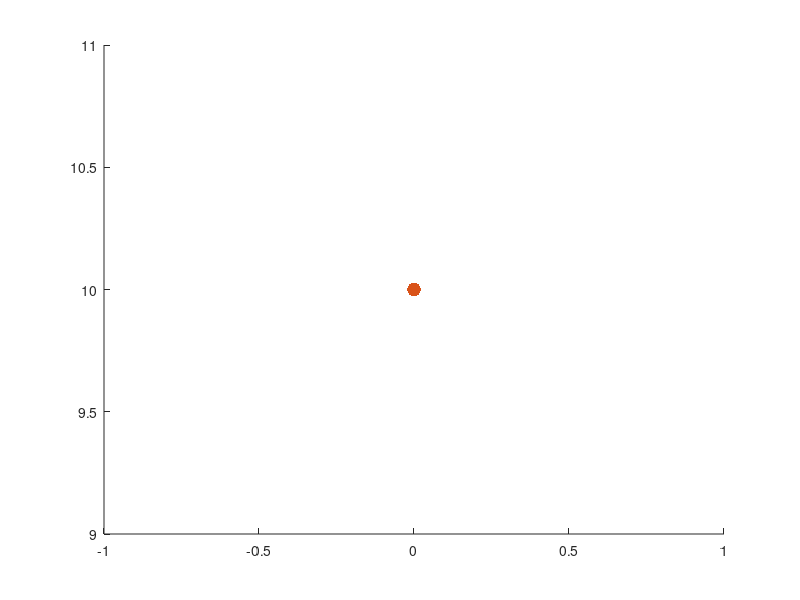

Here is the MATLAB script that generated this plot: (Note: this script raises an error after producing the figure.)
%% DESCRIPTION
% this version is improved from final
% this follows the following logic
% > 135: back rotate, to 180 then back to goal angle
% < 135: forward rotate, to 90, to goal angle


% this version compenstae the error by adding offset to the rotate_start_pose
% we have basic movements from very beginning, which automatically selects 
% the slide with the least movement and
% shorted travel distance

% the slide part is simplified in "trajectoryV3"
% this is where everything is described using three-slides model
% and it automatically finds the least movement and shorted travel distance

% if we want to improve this so that it always try to find the solution
% where last move is move towards the centre, which could give us the
% desired pose regardless the friction status, look at "trajectoryV6".
% However, a problem might be
% that the last slide might be too small to fully remove the offset
% and this might be solved using the feature from this version where offset
% is fully removed through mathematical model



% start_pose is 2x1 array
% goal_pose is 3x1 array
start_pose = [0, 10];
goal_pose = [0, 10, 180];

motor_angle_trajectory = [];

goal_angle = goal_pose(3); 
if goal_angle > 180 && goal_angle <= 360
    goal_angle = goal_angle - 360; % rotate anticlockwise
elseif goal_angle > 360
    disp("Invalid angle input. Enter an angle that's within [-180, 360]")
end
goal_pose = [goal_pose(1:2), deg2rad(goal_angle-45)];


%% Parameters (unit: cm, degree)

% pad width, assume together for now
pad_thick = 0;
    
% object infor
L = 3.25; % square side length
square_diagonal = L * sqrt(2);

% finger width
W = 4; % finger_width = finger_width + 2 * rubber_width
FL = 20; % finger_length
W_high_friction = 2;

% base seperation
d = L+W; % base_seperate
base_left = [-d/2, 0];
base_right = [d/2, 0];
base_d = base_right(1) - base_left(1);

alpha1_LIMIT = deg2rad([20 160]); % NEED to find more reasonable figure
alpha2_LIMIT = deg2rad([20 160]);

low_fric = 0;
high_fric = 1;


% Plot start and end point
figure
scatter(start_pose(1), start_pose(2), 100, 'filled');
hold on;
scatter(goal_pose(1), goal_pose(2), 100, 'filled');
hold on;
   

%% Check if rotation needed
disp("Rotation Check")
fprintf("Rotate %d degree.\n",goal_angle)

rotate_small = mod(abs(goal_angle),90);
rotate_90 = (abs(goal_angle)-rotate_small)/90;

back2Mid_from_left = [0,pi/2,low_fric,high_fric];
back2Mid_from_right = [pi/2,0,high_fric,low_fric];


%% rotation between 90 to 180 or -90 to -180
if rotate_90 >= 1 && rotate_small > 0

    if goal_angle > 0 % Rotate from right to left
        disp("Rotate twice, clockwise")
        disp("Motor angle trajectory: ")
        
        if goal_angle > 135
            % rotate 90 clockwise, from R2L
            rotate1_start_pos = [start_pose(1:2),deg2rad(-90-45)];
            [motor_angle1, centre1] = get_L2R_Rotate_StartPos(square_diagonal, rotate1_start_pos, d, W, L, base_left, base_right, 0);
            % back to mid from right, get end pos
            rotate2_start_pos = [start_pose(1),start_pose(2)-L,deg2rad(-90-45)];
            % rotate 90 clockwise, from R2L
            [motor_angle2, centre2] = get_L2R_Rotate_StartPos(square_diagonal, rotate2_start_pos, d, W, L, base_left, base_right, 0);
            % back rotate
            goal_pos = [goal_pose(1:2),deg2rad(goal_angle-180-45)]; % rotate 90 clockwise, from L2R
            [motor_angle3, centre3] = get_L2R_Rotate_StartPos(square_diagonal, goal_pos, d, W, L, base_left, base_right, 1);
            % slide
            motor_angles = get_alpha_for_slide(centre3, centre2, base_left, base_right, base_d, FL, W_high_friction, L);


            motor_angle_trajectory = [motor_angle1(1,2),0,high_fric,high_fric; % rotate 90
                                    back2Mid_from_left; % back to mid
                                    motor_angle2(1,2),0,high_fric,high_fric; % rotate 90
                                    motor_angles; % slide
                                    motor_angle3(1,2),0,high_fric,low_fric; % slide
                                    0, motor_angle3(2,1),high_fric,high_fric % rotate goal-180
                                    ];
            disp(rad2deg(motor_angle_trajectory));

        elseif goal_angle <= 135
            
            rotate1_start_pos = [start_pose(1:2),deg2rad(-90-45)]; % rotate 90 anticlockwise, from R2L
            [motor_angle1, centre1] = get_L2R_Rotate_StartPos(square_diagonal, rotate1_start_pos, d, W, L, base_left, base_right, 0);
            goal_pos = [goal_pose(1:2),deg2rad(goal_angle-90-45)]; % rotate 90 clockwise, from L2R
            [motor_angle2, centre2] = get_R2L_Rotate_StartPos(square_diagonal, goal_pos, d, W, L, base_left, base_right, 1);
            motor_angles = get_alpha_for_slide(centre2, centre1, base_left, base_right, base_d, FL, W_high_friction, L);

            motor_angle_trajectory = [motor_angle1(1,2),0,high_fric,high_fric
                                    motor_angles;
                                    0,motor_angle2(1,1),low_fric,high_fric;
                                    motor_angle2(2,2),0,high_fric,high_fric
                                    ];
            disp(rad2deg(motor_angle_trajectory));

        end

    elseif goal_angle < 0
        disp("Rotate twice, anticlockwise")
        disp("Motor angle trajectory: ")
        
        if goal_angle < -135
            
            % rotate 90 anticlockwise, from R2L
            rotate1_start_pos = [start_pose(1:2),deg2rad(90-45)];
            [motor_angle1, centre1] = get_R2L_Rotate_StartPos(square_diagonal, rotate1_start_pos, d, W, L, base_left, base_right, 0);
            % back to mid from right, get end pos
            rotate2_start_pos = [start_pose(1),start_pose(2)-L,deg2rad(90-45)];
            % rotate 90 anticlockwise, from R2L
            [motor_angle2, centre2] = get_R2L_Rotate_StartPos(square_diagonal, rotate2_start_pos, d, W, L, base_left, base_right, 0);
            % back rotate
            goal_pos = [goal_pose(1:2),deg2rad(goal_angle+180-45)]; % rotate 90 clockwise, from L2R
            [motor_angle3, centre3] = get_R2L_Rotate_StartPos(square_diagonal, goal_pos, d, W, L, base_left, base_right, 1);
            % slide
            motor_angles = get_alpha_for_slide(centre3, centre2, base_left, base_right, base_d, FL, W_high_friction, L);


            motor_angle_trajectory = [motor_angle1(1,2),0,high_fric,high_fric; % rotate 90
                                    back2Mid_from_right; % back to mid
                                    motor_angle2(1,2),0,high_fric,high_fric; % rotate 90
                                    motor_angles; % slide
                                    motor_angle3(1,2),0,high_fric,low_fric; % slide
                                    0, motor_angle3(2,1),high_fric,high_fric % rotate goal-180
                                    ];
            disp(rad2deg(motor_angle_trajectory));



        elseif goal_angle >= -135

            rotate1_start_pos = [start_pose(1:2),deg2rad(90-45)]; % rotate 90 anticlockwise, from R2L
            [motor_angle1, centre1] = get_R2L_Rotate_StartPos(square_diagonal, rotate1_start_pos, d, W, L, base_left, base_right, 0);
            goal_pos = [goal_pose(1:2),deg2rad(goal_angle+90-45)]; % rotate 90 clockwise, from L2R
            [motor_angle2, centre2] = get_L2R_Rotate_StartPos(square_diagonal, goal_pos, d, W, L, base_left, base_right, 1);
            motor_angles = get_alpha_for_slide(centre2, centre1, base_left, base_right, base_d, FL, W_high_friction, L);
            
            motor_angle_trajectory = [0,motor_angle1(1), high_fric,high_fric;
                                    motor_angles;
                                    motor_angle2(1,2),0,high_fric,low_fric;
                                    0,motor_angle2(2,1),high_fric,high_fric
                                    ];     
            disp(rad2deg(motor_angle_trajectory));
        
        end

    else 
        disp("Error")
    end

%% without rotation or rotation between -90 to 90 && rotate 180
else 

    if goal_angle > 0 && goal_angle <= 90 % 0 to 90
        
        if goal_angle > 45
            
            % rotate 90 clockwise, from R2L
            rotate1_start_pos = [start_pose(1:2),deg2rad(-90-45)];
            [motor_angle1, centre1] = get_L2R_Rotate_StartPos(square_diagonal, rotate1_start_pos, d, W, L, base_left, base_right, 0);
            % back to mid from right, get end pos
            goal_pos = [goal_pose(1:2),deg2rad(goal_angle-90-45)]; % rotate 90 clockwise, from L2R
            [motor_angle2, centre2] = get_L2R_Rotate_StartPos(square_diagonal, goal_pos, d, W, L, base_left, base_right, 1);
            % slide
            motor_angles = get_alpha_for_slide(centre2, centre1, base_left, base_right, base_d, FL, W_high_friction, L);


            motor_angle_trajectory = [motor_angle1(1,2),0,high_fric,high_fric; % rotate 90
                                    motor_angles; % slide
                                    motor_angle2(1,2),0,high_fric,low_fric; % slide
                                    0, motor_angle2(2,1),high_fric,high_fric % rotate goal-180
                                    ];
            disp(rad2deg(motor_angle_trajectory));

        elseif goal_angle <= 45

            plotStartPos(start_pose, L, W, base_left, base_right);
            disp("SSSR, Clockwise Rotation") 
            [motor_angle1, centre1] = get_R2L_Rotate_StartPos(square_diagonal, goal_pose, d, W, L, base_left, base_right, 1);
            goal_pose = [centre1, goal_pose(3)];
            motor_angles = get_alpha_for_slide(goal_pose, start_pose, base_left, base_right, base_d, FL, W_high_friction, L);
    
            motor_angle_trajectory = [motor_angles;
                                    0,motor_angle1(1,1),low_fric,high_fric;
                                    motor_angle1(2,2),0,high_fric,high_fric
                                    ];
        end

        
    elseif goal_angle < 0 && goal_angle >= -90 % 0 to -90
        
        if goal_angle < -45

            % rotate 90 anticlockwise, from R2L
            rotate1_start_pos = [start_pose(1:2),deg2rad(90-45)];
            [motor_angle1, centre1] = get_R2L_Rotate_StartPos(square_diagonal, rotate1_start_pos, d, W, L, base_left, base_right, 0);
            % back rotate
            goal_pos = [goal_pose(1:2),deg2rad(goal_angle+90-45)]; % rotate 90 clockwise, from L2R
            [motor_angle2, centre2] = get_R2L_Rotate_StartPos(square_diagonal, goal_pos, d, W, L, base_left, base_right, 1);
            % slide
            motor_angles = get_alpha_for_slide(centre2, centre1, base_left, base_right, base_d, FL, W_high_friction, L);


            motor_angle_trajectory = [motor_angle1(1,2),0,high_fric,high_fric; % rotate 90
                                    motor_angles; % slide
                                    motor_angle2(1,2),0,high_fric,low_fric; % slide
                                    0, motor_angle2(2,1),high_fric,high_fric % rotate goal-180
                                    ];
            disp(rad2deg(motor_angle_trajectory));


        elseif goal_angle >= -45

            disp("SSSR, Anticlockwise Rotation")
            [motor_angle1, centre1] = get_L2R_Rotate_StartPos(square_diagonal, goal_pose, d, W, L, base_left, base_right, 1);
            goal_pose = [centre1, goal_pose(3)];
            % disp("Rotation Check Complete1")
            motor_angles = get_alpha_for_slide(goal_pose, start_pose, base_left, base_right, base_d, FL, W_high_friction, L);
    
            motor_angle_trajectory = [motor_angles;
                                    motor_angle1(1,2),0,high_fric,low_fric;
                                    0,motor_angle1(2,1),high_fric,high_fric
                                    ];  
            disp(rad2deg(motor_angle_trajectory))

        end

    elseif goal_angle == 0 % no rotation
        
        plotStartPos(start_pose, L, W, base_left, base_right);
        disp("SSS")
        disp("No rotation")
        motor_angles = get_alpha_for_slide(goal_pose, start_pose, base_left, base_right, base_d, FL, W_high_friction, L);
        
        motor_angle_trajectory = motor_angles;%slide motor angle
        disp(rad2deg(motor_angle_trajectory))


    elseif abs(goal_angle) == 180 % rotate 180

        % rotate 90 clockwise, from R2L
        rotate1_start_pos = [start_pose(1:2),deg2rad(-90-45)];
        [motor_angle1, centre1] = get_L2R_Rotate_StartPos(square_diagonal, rotate1_start_pos, d, W, L, base_left, base_right, 0);
        % back to mid from right, get end pos
        rotate2_start_pos = [start_pose(1),start_pose(2)-L,deg2rad(-90-45)];
        % rotate 90 clockwise, from R2L
        [motor_angle2, centre2] = get_L2R_Rotate_StartPos(square_diagonal, rotate2_start_pos, d, W, L, base_left, base_right, 0);
        % back rotate
        goal_pos = [goal_pose(1:2),deg2rad(goal_angle-180-45)]; % rotate 90 clockwise, from L2R
        [motor_angle3, centre3] = get_L2R_Rotate_StartPos(square_diagonal, goal_pos, d, W, L, base_left, base_right, 1);
        % slide
        motor_angles = get_alpha_for_slide(centre3, centre2, base_left, base_right, base_d, FL, W_high_friction, L);


        motor_angle_trajectory = [motor_angle1(1,2),0,high_fric,high_fric; % rotate 90
                                back2Mid_from_left; % back to mid
                                motor_angle2(1,2),0,high_fric,high_fric; % rotate 90
                                motor_angles; % slide
                                motor_angle3(1,2),0,high_fric,low_fric; % slide
                                0, motor_angle3(2,1),high_fric,high_fric % rotate goal-180
                                ];
        disp(rad2deg(motor_angle_trajectory));
        
    else 
        disp("Error")
        
    end

end 

% plotting setting
xlim([-10 10]);      % set x-axis limits
ylim([-5 10]);      % set y-axis limits
axis equal;
grid on;






%% Basic functions
function [] = plotArch (radius, origin, start_angle, end_angle)
    % Generate a set of angles to plot the circle
    theta = linspace(start_angle, end_angle, 100);
    
    % Calculate the x and y coordinates of the circle
    x = origin(1) + radius * cos(theta);
    y = origin(2) + radius * sin(theta);
    
    % Plot the circle
    plot(x, y, 'k', 'LineWidth', 2);
end

function angle = findalpha2(coord, base_right)
    x = coord(1);
    y = coord(2);
    angle = abs(atan( y / (base_right(1) - x) ));
    if x < base_right(1)
        angle = pi - angle; 
    end
end

function angle = findalpha1(coord, base_left)
    x = coord(1);
    y = coord(2);
    angle = atan( y / (base_left(1) - x) );
    if x > base_left(1)
        angle = pi + angle; 
    end
end

function [center, distance_to_base, angle_to_base] = getCentreInfor (square_four_points, base_right, base_left)
    % Define the coordinates of the four vertices of the square
    A = square_four_points(1,:); % Replace x1 and y1 with the x and y coordinates of vertex A
    B = square_four_points(2,:); % Replace x2 and y2 with the x and y coordinates of vertex B
    C = square_four_points(3,:); % Replace x3 and y3 with the x and y coordinates of vertex C
    D = square_four_points(4,:); % Replace x4 and y4 with the x and y coordinates of vertex D
    
    % Compute the midpoint of each pair of opposite vertices
    M_AB = (A + B) / 2;
    M_BC = (B + C) / 2;
    M_CD = (C + D) / 2;
    M_DA = (D + A) / 2;
    
    % Calculate the average of the four center points
    center = (M_AB + M_BC + M_CD + M_DA) / 4;
    
    centre_to_baseR = sqrt((base_right(1)-center(1))^2 + (center(2))^2);
    centre_to_baseL = sqrt((base_left(1)-center(1))^2 + (center(2))^2);

    angle_to_baseR = atan( center(2) / (base_right(1)-center(1)) );
    angle_to_baseL = atan( center(2) / (base_left(1)-center(1)) );

    distance_to_base = [centre_to_baseL; centre_to_baseR];
    angle_to_base = [angle_to_baseL, angle_to_baseR];
end

function [] = plotStartPos(start_pose, L, W, base_left, base_right)
    %start pos process
    % a_start = [start_pose(1)-square_diagonal/2*cos(start_pose(3)) start_pose(2)+square_diagonal/2*sin(goal_pose(3))];
    % b_start = [start_pose(1)+square_diagonal/2*cos(start_pose(3)) start_pose(2)-square_diagonal/2*sin(goal_pose(3))];

    a_start = [start_pose(1)-L/2,start_pose(2)-L/2];
    b_start = [start_pose(1)+L/2,start_pose(2)+L/2]; 

    alpha1_start = findalpha1(start_pose,base_left);
    alpha2_start = findalpha2(start_pose,base_right);
    
    b_length_start = sqrt((W/2)^2 + b_start(2)^2);
    a_length_start = sqrt((W/2)^2 + a_start(2)^2);
    
    left_offset = atan((W/2)/a_start(2));
    right_offset = atan((W/2)/b_start(2));

    motor_angle_start = [alpha1_start-left_offset, alpha2_start-right_offset];
    
    %plot start pos square
    
    square_coord_start = [a_start;
        b_start(1),a_start(2);
        b_start;
        a_start(1), b_start(2);
        a_start;
        b_start;
        ];
    
    plot(square_coord_start(:,1), square_coord_start(:,2), 'g', 'LineWidth', 0.5);
    hold on;


    Left_touch_line = [base_left; a_start];
    plot(Left_touch_line(:,1), Left_touch_line(:,2),'r', 'LineWidth', 0.5);
    hold on;

    Right_touch_line = [base_right; b_start];
    plot(Right_touch_line(:,1), Right_touch_line(:,2),'r', 'LineWidth', 0.5)
    hold on;

    [centre_start, distance_to_base_start, angle_to_base_start] = getCentreInfor(square_coord_start(1:4,:), base_right, base_left);
    hold on;

    triangle_start = [
        b_start;
        centre_start;
        a_start(1), b_start(2)
        ];
    plot(triangle_start(:,1), triangle_start(:,2), 'k', 'LineWidth', 0.5);
    hold on;
end


%% rotate from positive x-axis to any other place that's on the left side of the finger
function [motor_angle1, centre1] = get_R2L_Rotate_StartPos(square_diagonal, goal_pose, d, W, L, base_left, base_right, last_move_index)
    
    a_goal = [goal_pose(1)-square_diagonal/2*cos(goal_pose(3)) goal_pose(2)+square_diagonal/2*sin(goal_pose(3))];
    b_goal = [goal_pose(1)+square_diagonal/2*cos(goal_pose(3)) goal_pose(2)-square_diagonal/2*sin(goal_pose(3))];
    
    % length and angle of the line connect actuator centre and touch point
    a_length_goal = sqrt((a_goal(1)+d/2)^2+a_goal(2)^2);
    b_length_goal = sqrt((b_goal(1)-d/2)^2+b_goal(2)^2);

    alpha1_goal = findalpha1(a_goal, base_left);
    alpha2_goal = findalpha2(b_goal, base_right);
      
    % offset due to thickness of gripper
    left_angle_offset = asin( (W/2) /a_length_goal);
    right_angle_offset = asin( (W/2) /b_length_goal);    
    
    theta1 = asin((W/2)/b_length_goal);
    theta2 = theta1 + pi/4;
    l1 = sqrt( (square_diagonal)^2 + (b_length_goal)^2 - (cos(theta2)*2*square_diagonal*b_length_goal) );
    theta3 = acos( ((d)^2 + (a_length_goal)^2 - (l1)^2) / (2*d*a_length_goal));
    alpha1_rotate = pi - theta3;
    
    theta4 = acos( ((l1)^2+(square_diagonal)^2-(b_length_goal)^2) / (2*l1*square_diagonal) );
    theta5 = acos( ((a_length_goal)^2 + (l1)^2 - (d)^2) / (2*a_length_goal*l1));
    alpha2_rotate = pi - (2*pi - theta3 - theta4 - theta5 - pi/4) + right_angle_offset;

    % motor angles
    left_motor_angle_rotate = alpha1_rotate - left_angle_offset;
    left_motor_angle_goal = alpha1_goal - left_angle_offset;
    right_motor_angle_rotate = pi - (2*pi - theta3 - theta4 - theta5 - pi/4);
    right_motor_angle_goal = alpha2_goal - right_angle_offset;


    %a1 = [base_left(1) + a_length*cos(theta3), base_left(2) + a_length*sin(theta3)];
    a1 = [base_left(1) - a_length_goal*cos(alpha1_rotate), base_left(2) + a_length_goal*sin(alpha1_rotate)];
    b1 = [base_right(1) + b_length_goal*cos(alpha2_rotate), base_right(2) + b_length_goal*sin(alpha2_rotate)];
    b_low = [b1(1)-L*cos(right_motor_angle_rotate), b1(2)-L*sin(right_motor_angle_rotate)];
    


    
    if last_move_index == 1
        % add offset
        b_low_length = sqrt((b_low(1)-base_right(1))^2 + b_low(2)^2);
        theta6 = left_angle_offset+pi/2;
        l2 = sqrt( (a_length_goal)^2 + (L)^2 - (cos(theta6)*2*a_length_goal*L) );
        theta7 = asin( (L/l2) * sin(theta6) );
        theta8 = acos( ((d)^2 + (l2)^2 - (b_low_length)^2) / (2*d*l2));
        left_motor_actual = pi-theta7-theta8-left_angle_offset; % left motor angle when in undesired pose
        
        motor_angle1 = [left_motor_actual, right_motor_angle_rotate;
                        left_motor_angle_goal, right_motor_angle_goal
                        ];

        disp("left_motor_actual")
        % disp(a_length_goal)
        % % disp(l2)
        % disp(rad2deg(left_angle_offset))
        % disp(rad2deg(left_motor_angle1))
        % disp(rad2deg(left_motor_actual));

    elseif last_move_index == 0
        
        motor_angle1 = [left_motor_angle_rotate, right_motor_angle_rotate;
                        left_motor_angle_goal, right_motor_angle_goal
                        ];
    else
        disp("last move index error for get_R2L_Rotate_StartPos")
    end
    
    





    % diagrams
    % Square
    square_coord_rotate = [a1;
    b_low;
    b1;
    b1(1)-L*sin(right_motor_angle_rotate), b1(2)+L*cos(right_motor_angle_rotate);
    a1;
    b1;
    ];
    
    square_coord_goal = [a_goal; 
    a_goal(1) + L*sin((pi/4)-goal_pose(3)), a_goal(2) - L*cos((pi/4)-goal_pose(3));
    b_goal;
    b_goal(1) - L*sin((pi/4)-goal_pose(3)), b_goal(2) + L*cos((pi/4)-goal_pose(3));
    a_goal;
    b_goal;
    ];
    
    plot(square_coord_rotate(:,1), square_coord_rotate(:,2), 'b-', 'LineWidth', 0.5);
    hold on;
    plot(square_coord_goal(:,1), square_coord_goal(:,2), 'b-', 'LineWidth', 0.5);
    hold on;

    % touch lines
    Left_touch_line = [base_left; a1];
    plot(Left_touch_line(:,1), Left_touch_line(:,2),'r', 'LineWidth', 0.5);
    hold on;

    Right_touch_line = [base_right; b1];
    plot(Right_touch_line(:,1), Right_touch_line(:,2),'r', 'LineWidth', 0.5)
    hold on;
    
    Left_touch_line = [base_left;
    base_left(1) - a_length_goal*cos(alpha1_goal), base_left(2) + a_length_goal*sin(alpha1_goal)];
    plot(Left_touch_line(:,1), Left_touch_line(:,2),'r', 'LineWidth', 0.5)
    hold on;
    
    Right_touch_line = [base_right;
        base_right(1) + b_length_goal*cos(alpha2_goal), base_right(2) + b_length_goal*sin(alpha2_goal)];
    plot(Right_touch_line(:,1), Right_touch_line(:,2),'r', 'LineWidth', 0.5)
    hold on;

    % get centre
    [centre1, distance_to_base1, angle_to_base1] = getCentreInfor(square_coord_rotate(1:4,:), base_right, base_left);
    scatter(centre1(1), centre1(2), 100, 'filled');
    hold on;

    [centre_goal, distance_to_base_goal, angle_to_base_goal] = getCentreInfor(square_coord_goal(1:4,:), base_right, base_left);
    scatter(centre1(1), centre1(2), 100, 'filled');
    hold on;
    
    % direction 
    triangle = [b1;
        centre1;
        b1(1)-L*sin(right_motor_angle_rotate), b1(2)+L*cos(right_motor_angle_rotate)
        ];
    plot(triangle(:,1), triangle(:,2), 'k', 'LineWidth', 0.5);
    hold on;

    triangle_goal = [b_goal;
        centre_goal
        b_goal(1) - L*sin((pi/4)-goal_pose(3)), b_goal(2) + L*cos((pi/4)-goal_pose(3));
        ];
    plot(triangle_goal(:,1), triangle_goal(:,2), 'k', 'LineWidth', 0.5);
    hold on;
end

%% rotate from negative x-axis to any other place that's on the right side of the finger
function [motor_angle1, centre1] = get_L2R_Rotate_StartPos(square_diagonal, goal_pose, d, W, L, base_left, base_right, last_move_index)
    angle = -(goal_pose(3)+pi/4) - pi/4;

    a_goal = [goal_pose(1)-square_diagonal/2*cos(angle) goal_pose(2)-square_diagonal/2*sin(angle)];
    b_goal = [goal_pose(1)+square_diagonal/2*cos(angle) goal_pose(2)+square_diagonal/2*sin(angle)];

    % length and angle of the line connect actuator centre and touch point
    a_length_goal = sqrt((a_goal(1)-(-d/2))^2+a_goal(2)^2);
    b_length_goal = sqrt((b_goal(1)-d/2)^2+b_goal(2)^2);
      
    % offset due to thickness of gripper
    left_angle_offset = asin( (W/2) /a_length_goal);
    right_angle_offset = asin( (W/2) /b_length_goal);   
    
    alpha1_goal = findalpha1(a_goal, base_left);
    alpha2_goal = findalpha2(b_goal, base_right);
    

    % Calculate two alphas and motor angle
    theta1 = asin((W/2)/a_length_goal);
    theta2 = theta1 + pi/4;
    l1 = sqrt( (square_diagonal)^2 + (a_length_goal)^2 - (cos(theta2)*2*square_diagonal*a_length_goal) );
    alpha2_rotate = pi - acos( ((d)^2 + (b_length_goal)^2 - (l1)^2) / (2*d*b_length_goal));

    theta4 = acos( ( (l1)^2+(a_length_goal)^2-(square_diagonal)^2 ) / (2*l1*a_length_goal) );
    theta5 = acos( ((d)^2 + (l1)^2 - (b_length_goal)^2) / (2*d*l1));
    alpha1_rotate = pi - theta4 - theta5;

    % motor angle
    right_motor_angle_rotate = alpha2_rotate - right_angle_offset;
    right_motor_angle_goal = alpha2_goal - right_angle_offset;
    left_motor_angle_rotate = alpha1_rotate - left_angle_offset;
    left_motor_angle_goal = alpha1_goal - left_angle_offset;
    
    
    a1 = [base_left(1) - a_length_goal*cos(alpha1_rotate), a_length_goal*sin(alpha1_rotate)];
    b1 = [base_right(1) - b_length_goal*cos(pi-alpha2_rotate), b_length_goal*sin(pi-alpha2_rotate)];
    a_low = [a1(1)+L*cos(left_motor_angle_rotate), a1(2)-L*sin(left_motor_angle_rotate)];
    % b_low1 = [b1(1)-L*cos(right_motor_angle), b1(2)-L*sin(right_motor_angle)];

    if last_move_index == 1
        % add offset
        a_low_length = sqrt((a_low(1)-base_left(1))^2 + a_low(2)^2);
        theta6 = left_angle_offset+pi/2;
        l2 = sqrt( (a_length_goal)^2 + (L)^2 - (cos(theta6)*2*a_length_goal*L) );
        theta7 = asin( (L/l2) * sin(theta6) );
        theta8 = acos( ((d)^2 + (l2)^2 - (a_low_length)^2) / (2*d*l2));
        left_motor_actual = pi-theta7-theta8-left_angle_offset; % left motor angle when in undesired pose
        
        motor_angle1 = [left_motor_actual, right_motor_angle_rotate;
                        left_motor_angle_goal, right_motor_angle_goal
                        ];

        disp("left_motor_actual")
        
    elseif last_move_index == 0
        motor_angle1 = [left_motor_angle_rotate, right_motor_angle_rotate;
                    left_motor_angle_goal, right_motor_angle_goal];
    else
        disp("last move index error for get_L2R_Rotate_StartPos")
    end

    % touch lines
    Left_touch_line = [base_left; a1];
    plot(Left_touch_line(:,1), Left_touch_line(:,2),'r', 'LineWidth', 0.5);
    hold on;

    Right_touch_line = [base_right; b1];
    plot(Right_touch_line(:,1), Right_touch_line(:,2),'r', 'LineWidth', 0.5)
    hold on;
    
    Left_touch_line = [base_left;
    base_left(1) - a_length_goal*cos(alpha1_goal), base_left(2) + a_length_goal*sin(alpha1_goal)];
    plot(Left_touch_line(:,1), Left_touch_line(:,2),'r', 'LineWidth', 0.5)
    hold on;

    Right_touch_line = [base_right;
        base_right(1) + b_length_goal*cos(alpha2_goal), base_right(2) + b_length_goal*sin(alpha2_goal)];
    plot(Right_touch_line(:,1), Right_touch_line(:,2),'r', 'LineWidth', 0.5)
    hold on;

    % Square
    square_coord_rotate = [a1;
        a1(1)+L*cos(left_motor_angle_rotate), a1(2)-L*sin(left_motor_angle_rotate);
        b1;
        b1(1)-L*cos(left_motor_angle_rotate), b1(2)+L*sin(left_motor_angle_rotate);
        a1;
        b1;
        ];
    
    square_coord_goal = [a_goal; 
        a_goal(1) + L*cos((pi/4)-angle), a_goal(2) - L*sin((pi/4)-angle);
        b_goal;
        b_goal(1) - L*cos((pi/4)-angle), b_goal(2) + L*sin((pi/4)-angle);
        a_goal;
        b_goal;
    ];
    
    plot(square_coord_rotate(:,1), square_coord_rotate(:,2), 'b-', 'LineWidth', 0.5);
    hold on;
    plot(square_coord_goal(:,1), square_coord_goal(:,2), 'b-', 'LineWidth', 0.5);
    hold on;

    % get centre
    [centre1, distance_to_base1, angle_to_base1] = getCentreInfor(square_coord_rotate(1:4,:), base_right, base_left);
    scatter(centre1(1), centre1(2), 100, 'filled');
    hold on;

    [centre_goal, distance_to_base1, angle_to_base1] = getCentreInfor(square_coord_goal(1:4,:), base_right, base_left);
    scatter(centre_goal(1), centre_goal(2), 100, 'filled');
    hold on;
    
    % direction 
    triangle = [
        b1(1)-L*cos(left_motor_angle_rotate), b1(2)+L*sin(left_motor_angle_rotate);
        centre1;
        a1;
        ];
    plot(triangle(:,1), triangle(:,2), 'r', 'LineWidth', 0.5);
    hold on;

    triangle_goal = [
        b_goal(1) - L*cos((pi/4)-angle), b_goal(2) + L*sin((pi/4)-angle);
        centre_goal;
        a_goal;
        ];
    plot(triangle_goal(:,1), triangle_goal(:,2), 'r', 'LineWidth', 0.5);
    hold on;

end


%% Slide
function [motor_angles] = get_alpha_for_slide(goal_pose, start_pose, base_left, base_right, base_d, FL, W_high_friction, L)
    
    r_start_from_left = sqrt((start_pose(1)-base_left(1))^2 + start_pose(2)^2);
    r_start_from_right = sqrt((start_pose(1)-base_right(1))^2 + start_pose(2)^2);

    r_goal_from_left = sqrt((goal_pose(1)-base_left(1))^2 + goal_pose(2)^2);
    r_goal_from_right = sqrt((goal_pose(1)-base_right(1))^2 + goal_pose(2)^2);

    low_fric = 0;
    high_fric = 1;


    if r_goal_from_right > FL || r_goal_from_left > FL
        disp(r_goal_from_right)
        disp(r_goal_from_left)
        disp("Invalid Coordinate. Unreachable. Check.")
    
    elseif goal_pose(1:2) == start_pose()
        disp("no movement")
    



% one slide ------------------
% centre_to_baseR = sqrt((base_right(1)-center(1))^2 + (center(2))^2);
% centre_to_baseL = sqrt((base_left(1)-center(1))^2 + (center(2))^2);

    elseif r_goal_from_left == r_start_from_left
        disp("One Slide")
        disp("Control Mode: P,T")
        disp("High Friction Sequence: L")
    
        alpha1_start = findalpha1(start_pose,base_left);
        alpha1_end = findalpha1(goal_pose,base_left);
    
        plotArch (r_start_from_left,base_left,pi-alpha1_start,pi-alpha1_end);
        hold on;
        
        % calculate motor angle
        centre_to_baseL = sqrt((base_left(1)-start_pose(1))^2 + (start_pose(2))^2);
        d_angle = asin((L/2+W_high_friction/2)/(centre_to_baseL/sin(pi/2)));
        left_motor_angle_start = alpha1_start-d_angle;
        left_motor_angle_end = alpha1_end-d_angle;
        
        motor_angles = [0 left_motor_angle_start low_fric high_fric;
                        0 left_motor_angle_end low_fric high_fric]; 

    elseif r_goal_from_right == r_start_from_right
        disp("One Slide")
        disp("Control Mode: T,P")
        disp("High Friction Sequence: R")
    
        alpha2_start = findalpha2(start_pose,base_right);
        alpha2_end = findalpha2(goal_pose,base_right);
    
        plotArch (r_start_from_right,base_right,alpha2_end,alpha2_start);
        hold on;

        % calculate motor angle
        centre_to_baseR = sqrt((base_right(1)-start_pose(1))^2 + (start_pose(2))^2);
        d_angle = asin((L/2+W_high_friction/2)/(centre_to_baseR/sin(pi/2)));
        right_motor_angle_start = alpha2_start-d_angle;
        right_motor_angle_end = alpha2_end-d_angle;

        motor_angles = [right_motor_angle_start 0 high_fric low_fric;
                        right_motor_angle_end 0 high_fric low_fric];
        

% two slide ------------------

    elseif r_goal_from_right < (base_d + r_start_from_left) || r_goal_from_left < (base_d + r_start_from_right)
        disp("Two Slides")

% can only to Left then Right
        if r_goal_from_right < (base_d + r_start_from_left) && r_goal_from_left > (base_d + r_start_from_right)
            
            [alpha1,alpha2, angle_moved_LR] = twoSlides_LR(start_pose,goal_pose,base_left,base_right,base_d,r_start_from_left,r_goal_from_right);
            
            plotArch (r_start_from_left,base_left,pi-alpha1(2),pi-alpha1(1));
            hold on;
            plotArch (r_goal_from_right,base_right,alpha2(2),alpha2(1));
            hold on;
            
            disp("to Left then Right")

            % red is left_motor, white is right_motor
            % [XM(white), XM(red), white-DL(index=1), red-DL(index=2)]

            centre_to_baseL = sqrt((base_left(1)-start_pose(1))^2 + (start_pose(2))^2);
            d_angle = asin((L/2+W_high_friction/2)/(centre_to_baseL/sin(pi/2)));
            left_motor_angle_start = alpha1(1)-d_angle;
            left_motor_angle_end = alpha1(2)-d_angle;
            
            centre_to_baseR = sqrt((base_right(1)-goal_pose(1))^2 + (goal_pose(2))^2);
            d_angle = asin((L/2+W_high_friction/2)/(centre_to_baseR/sin(pi/2)));
            right_motor_angle_end = alpha2(2)-d_angle;
    
            
            motor_angles = [0 left_motor_angle_end low_fric high_fric;
                                right_motor_angle_end 0 high_fric low_fric;
                                right_motor_angle_end-deg2rad(30) 0 high_fric low_fric];


% can only to right then left
        elseif r_goal_from_right > (base_d + r_start_from_left) && r_goal_from_left < (base_d + r_start_from_right)
            
            [alpha1,alpha2, angle_moved_RL] = twoSlides_RL(start_pose,goal_pose,base_left,base_right,base_d,r_start_from_right,r_goal_from_left);
            
            plotArch (r_goal_from_left,base_left,pi-alpha1(2),pi-alpha1(1));
            hold on;
            plotArch (r_start_from_right,base_right,alpha2(2),alpha2(1));
            hold on;

            disp("to Right then Left")

            centre_to_baseR = sqrt((base_right(1)-start_pose(1))^2 + (start_pose(2))^2);
            d_angle = asin((L/2+W_high_friction/2)/(centre_to_baseR/sin(pi/2)));
            right_motor_angle_start = alpha2(1)-d_angle;
            right_motor_angle_end = alpha2(2)-d_angle;
            
            centre_to_baseL = sqrt((base_left(1)-goal_pose(1))^2 + (goal_pose(2))^2);
            d_angle = asin((L/2+W_high_friction/2)/(centre_to_baseL/sin(pi/2)));
            left_motor_angle_end = alpha1(2)-d_angle;
    
            
            motor_angles = [right_motor_angle_end 0 high_fric low_fric;
                            0 left_motor_angle_end low_fric high_fric;
                            0 left_motor_angle_end-deg2rad(30) low_fric high_fric];


% can either way, find the best way
        else
            [alpha1_LR,alpha2_LR, angle_moved_LR] = twoSlides_LR(start_pose,goal_pose,base_left,base_right,base_d,r_start_from_left,r_goal_from_right);
            [alpha1_RL,alpha2_RL, angle_moved_RL] = twoSlides_RL(start_pose,goal_pose,base_left,base_right,base_d,r_start_from_right,r_goal_from_left);
            
            disp("either")

            % if goal_pose(1) < 0
            % 
            %     alpha1 = alpha1_LR;
            %     alpha2 = alpha2_LR;
            % 
            %     plotArch (r_start_from_left,base_left,pi-alpha1(2),pi-alpha1(1));
            %     hold on;
            %     plotArch (r_goal_from_right,base_right,alpha2(2),alpha2(1));
            %     hold on;
            % 
            %     centre_to_baseL = sqrt((base_left(1)-start_pose(1))^2 + (start_pose(2))^2);
            %     d_angle = asin((L/2+W_high_friction/2)/(centre_to_baseL/sin(pi/2)));
            %     % left_motor_angle_start = alpha1(1)-d_angle;
            %     left_motor_angle_end = alpha1(2)-d_angle;
            % 
            %     centre_to_baseR = sqrt((base_right(1)-goal_pose(1))^2 + (goal_pose(2))^2);
            %     d_angle = asin((L/2+W_high_friction/2)/(centre_to_baseR/sin(pi/2)));
            %     right_motor_angle_end = alpha2(2)-d_angle;
            % 
            %     disp("rotate round left then right")
            % 
            %     motor_angles = [0 left_motor_angle_end low_fric high_fric;
            %                     right_motor_angle_end 0 high_fric low_fric;
            %                     right_motor_angle_end-deg2rad(30) 0 high_fric low_fric];
            % 
            % else % goal_pose(1) >= 0

                alpha1 = alpha1_RL;
                alpha2 = alpha2_RL;

                plotArch (r_goal_from_left,base_left,pi-alpha1(2),pi-alpha1(1));
                hold on;
                plotArch (r_start_from_right,base_right,alpha2(2),alpha2(1));
                hold on;

                centre_to_baseR = sqrt((base_right(1)-start_pose(1))^2 + (start_pose(2))^2);
                d_angle = asin((L/2+W_high_friction/2)/(centre_to_baseR/sin(pi/2)));
                right_motor_angle_end = alpha2(2)-d_angle;
                right_motor_angle_end1 = alpha2(3)-d_angle;

                centre_to_baseL = sqrt((base_left(1)-goal_pose(1))^2 + (goal_pose(2))^2);
                d_angle = asin((L/2+W_high_friction/2)/(centre_to_baseL/sin(pi/2)));
                left_motor_angle_end = alpha1(2)-d_angle;
                left_motor_angle_end1 = alpha1(1)-d_angle;
                

                disp("rotate around right then left")

                motor_angles = [0 left_motor_angle_end1 high_fric low_fric];
                            % right_motor_angle_end1 0 low_fric high_fric];

                % disp(rad2deg(motor_angles))
            % end

            

        end
    
 

% three slide ------------------

    elseif r_goal_from_right >= (base_d + r_start_from_left)
        % if three slides AND rotate_start_pos is on the negative x-axis
        % choose this way of slide
    
        r_goal = r_goal_from_left;

        %alpha1 = findShortRoute(r_start, r_goal, base_d, base_left,start_pose,goal_pose);
        
        % a = 1; % need to know how to obtain the best a value
        a = find_3_slide_SR(start_pose,goal_pose,base_left,base_d,r_start_from_left,r_goal_from_left); % min
        
        b = sqrt(r_start_from_left^2-a^2);
        r_mid = sqrt( (a+base_d)^2 + (b)^2 );

        alpha1_start = findalpha1(start_pose,base_left);
        alpha2_start = findalpha2(start_pose,base_right);

        alpha1_mid1 = pi - acos( (r_start_from_left^2 + base_d^2 - r_mid^2) / (2*r_start_from_left*base_d) );
        alpha2_mid1 = pi - acos( (-r_start_from_left^2 + base_d^2 + r_mid^2) / (2*r_mid*base_d) );

        alpha1_mid2 = pi - acos( (-r_mid^2 + base_d^2 + r_goal^2) / (2*r_goal*base_d) );
        alpha2_mid2 = pi - acos( (r_mid^2 + base_d^2 - r_goal^2) / (2*r_mid*base_d) );

        alpha1_end = findalpha1(goal_pose,base_left);
        alpha2_end = findalpha2(goal_pose,base_right);

        plotArch (r_start_from_left,base_left,pi-alpha1_start,pi-alpha1_mid1);
        hold on;
        plotArch (r_mid,base_right,alpha2_mid2,alpha2_mid1);
        hold on;
        plotArch (r_goal,base_left,pi-alpha1_end,pi-alpha1_mid2);
        hold on;

        centre_to_baseR = sqrt((base_right(1)-start_pose(1))^2 + (start_pose(2))^2);
        d_angle = asin((L/2+W_high_friction/2)/(centre_to_baseR/sin(pi/2)));
        right_motor_angle_end = alpha2(2)-d_angle;

        centre_to_baseL = sqrt((base_left(1)-goal_pose(1))^2 + (goal_pose(2))^2);
        d_angle = asin((L/2+W_high_friction/2)/(centre_to_baseL/sin(pi/2)));
        left_motor_angle_end = alpha1(2)-d_angle;

        motor_angles = [right_motor_angle_end 0 high_fric low_fric;
                        0 left_motor_angle_end high_fric low_fric];

    else 
        disp("Slide Error")
        disp(r_goal_from_right)

    end
end

function [alpha1,alpha2, angle_moved] = twoSlides_LR(start_pose,goal_pose,base_left,base_right,base_d,r_start_from_left,r_goal_from_right)
    r_goal = r_goal_from_right;
    
    alpha1_start = findalpha1(start_pose,base_left);
    alpha2_end = findalpha2(goal_pose,base_right);

    alpha1_mid = pi - acos( (-r_goal^2 + r_start_from_left^2 + base_d^2) / (2*r_start_from_left*base_d) );
    alpha2_mid = pi - acos((r_goal^2 + base_d^2 - r_start_from_left^2) / (2*base_d*r_goal));

    alpha1 = [alpha1_start,alpha1_mid];
    alpha2 = [alpha2_mid,alpha2_end];
    
    % disp(alpha1)
    % disp(alpha2)
    disp("Wrong trajectory")
    disp(alpha1)
    disp(alpha2)

    angle_moved = abs(alpha1(1) - alpha1(2)) + abs(alpha2(1) - alpha2(2));
    % disp(angle_moved)

end

function [alpha1,alpha2, angle_moved] = twoSlides_RL(start_pose,goal_pose,base_left,base_right,base_d,r_start_from_right,r_goal_from_left)
    r_goal = r_goal_from_left;
    

    alpha2_start = findalpha2(start_pose,base_right);
    alpha1_start = findalpha1(start_pose,base_left);

    alpha2_mid = pi - acos( (-r_goal^2 + r_start_from_right^2 + base_d^2) / (2*r_start_from_right*base_d) );
    alpha1_mid = pi - acos((r_goal^2 + base_d^2 - r_start_from_right^2) / (2*base_d*r_goal));

    alpha1_end = findalpha1(goal_pose,base_left);
    alpha2_end = findalpha2(goal_pose,base_right);

    alpha1 = [alpha1_mid,alpha1_end, alpha1_start];
    alpha2 = [alpha2_start,alpha2_mid,alpha2_end];
    
    % disp("jkdbaskdkjasbdkjbk")
    % disp(alpha1)
    % disp(alpha2)

    angle_moved = abs(alpha1(1) - alpha1(2)) + abs(alpha2(1) - alpha2(2));
    % disp(angle_moved)
end

function [alpha1,alpha2,angle_moved] = threeSlides_LR(start_pose,goal_pose,base_left,base_d,r_start_from_left,r_goal_from_left, a)
    r_goal = r_goal_from_left;
    
    %alpha1 = findShortRoute(r_start, r_goal, base_d, base_left,start_pose,goal_pose);

    % a = 1; % need to know how to obtain the best a value
    b = sqrt(r_start_from_left^2-a^2);
    r_mid = sqrt( (a+base_d)^2 + (b)^2 );

    alpha1_start = findalpha1(start_pose,base_left);
    alpha1_end = findalpha1(goal_pose,base_left);

    alpha1_mid1 = pi - acos( (r_start_from_left^2 + base_d^2 - r_mid^2) / (2*r_start_from_left*base_d) );
    alpha2_mid1 = pi - acos( (-r_start_from_left^2 + base_d^2 + r_mid^2) / (2*r_mid*base_d) );

    alpha1_mid2 = pi - acos( (-r_mid^2 + base_d^2 + r_goal^2) / (2*r_goal*base_d) );
    alpha2_mid2 = pi - acos( (r_mid^2 + base_d^2 - r_goal^2) / (2*r_mid*base_d) );

    alpha1 = [alpha1_start,alpha1_mid1,alpha1_mid2,alpha1_end];
    alpha2 = [alpha2_mid1,alpha2_mid2];

    angle_moved = abs(alpha1_start - alpha1_mid1) + abs(alpha2_mid2 - alpha2_mid1) + abs(alpha1_mid2 - alpha1_end);
end

function [a] = find_3_slide_SR(start_pose,goal_pose,base_left,base_d,r_start_from_left,r_goal_from_left)
    i = 0;
    angle_moved = [];
    for a = -r_start_from_left:0.1:r_start_from_left
        i = i+1;
        [~, ~, angle_moved(i)] = threeSlides_LR(start_pose,goal_pose,base_left,base_d,r_start_from_left,r_goal_from_left, a);    
    end

    [minValue, minIndex] = min(angle_moved);
    a = -r_start_from_left + (minIndex-1)*0.1;
end


% function [isok] = checkLimit(alpha1, alpha2, alpha1_LIMIT, alpha2_LIMIT)
%     if alpha1 > alpha1_LIMIT(1) || alpha2 > alpha2_LIMIT(1) || alpha1 < alpha1_LIMIT(2) || alpha2 < alpha2_LIMIT(2)
%         isok = 0;
%     end   
%     isok = 1;
% end

% function [] = getoffset()
% 
% end

%% Optimisation - gradient decent
% function [] = gradient_decent(theta)
%     while (abs(gradient)<= 1^(-5))
% 
%     end
% end

